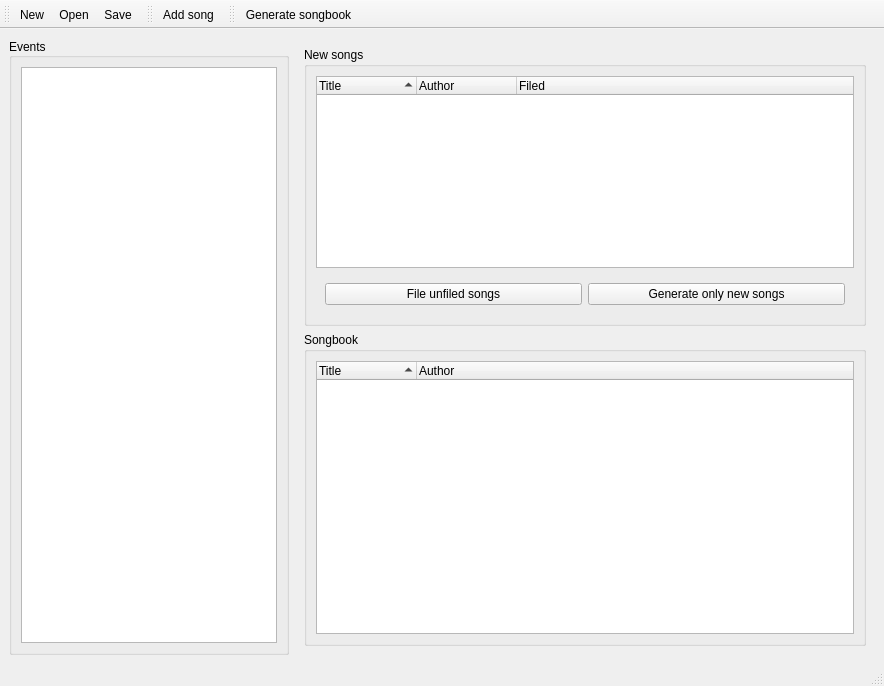
<?xml version="1.0" encoding="UTF-8"?>
<ui version="4.0">
 <class>MainWindow</class>
 <widget class="QMainWindow" name="MainWindow">
  <property name="geometry">
   <rect>
    <x>0</x>
    <y>0</y>
    <width>884</width>
    <height>686</height>
   </rect>
  </property>
  <property name="windowTitle">
   <string>MainWindow</string>
  </property>
  <widget class="QWidget" name="centralwidget">
   <layout class="QHBoxLayout" name="horizontalLayout" stretch="0,1">
    <item>
     <widget class="QGroupBox" name="groupBox">
      <property name="title">
       <string>Events</string>
      </property>
      <property name="alignment">
       <set>Qt::AlignLeading|Qt::AlignLeft|Qt::AlignVCenter</set>
      </property>
      <property name="flat">
       <bool>false</bool>
      </property>
      <property name="checkable">
       <bool>false</bool>
      </property>
      <layout class="QVBoxLayout" name="verticalLayout">
       <item>
        <widget class="QListWidget" name="listWidget">
         <property name="selectionMode">
          <enum>QAbstractItemView::MultiSelection</enum>
         </property>
        </widget>
       </item>
      </layout>
     </widget>
    </item>
    <item>
     <widget class="QWidget" name="widget" native="true">
      <layout class="QVBoxLayout" name="verticalLayout_2" stretch="0,1">
       <item>
        <widget class="QGroupBox" name="groupBox_2">
         <property name="title">
          <string>New songs</string>
         </property>
         <layout class="QVBoxLayout" name="verticalLayout_4">
          <item>
           <widget class="QTreeWidget" name="treeWidget_4">
            <property name="selectionMode">
             <enum>QAbstractItemView::NoSelection</enum>
            </property>
            <property name="headerHidden">
             <bool>false</bool>
            </property>
            <attribute name="headerCascadingSectionResizes">
             <bool>false</bool>
            </attribute>
            <attribute name="headerDefaultSectionSize">
             <number>100</number>
            </attribute>
            <attribute name="headerHighlightSections">
             <bool>false</bool>
            </attribute>
            <attribute name="headerShowSortIndicator" stdset="0">
             <bool>true</bool>
            </attribute>
            <attribute name="headerStretchLastSection">
             <bool>true</bool>
            </attribute>
            <column>
             <property name="text">
              <string>Title</string>
             </property>
            </column>
            <column>
             <property name="text">
              <string>Author</string>
             </property>
            </column>
            <column>
             <property name="text">
              <string>Filed</string>
             </property>
            </column>
           </widget>
          </item>
          <item>
           <widget class="QWidget" name="widget_2" native="true">
            <layout class="QHBoxLayout" name="horizontalLayout_2">
             <item>
              <widget class="QPushButton" name="pushButton_2">
               <property name="text">
                <string>File unfiled songs</string>
               </property>
              </widget>
             </item>
             <item>
              <widget class="QPushButton" name="pushButton">
               <property name="text">
                <string>Generate only new songs</string>
               </property>
              </widget>
             </item>
            </layout>
           </widget>
          </item>
         </layout>
        </widget>
       </item>
       <item>
        <widget class="QGroupBox" name="groupBox_3">
         <property name="title">
          <string>Songbook</string>
         </property>
         <layout class="QVBoxLayout" name="verticalLayout_3">
          <item>
           <widget class="QTreeWidget" name="treeWidget_3">
            <property name="selectionMode">
             <enum>QAbstractItemView::MultiSelection</enum>
            </property>
            <property name="headerHidden">
             <bool>false</bool>
            </property>
            <attribute name="headerCascadingSectionResizes">
             <bool>false</bool>
            </attribute>
            <attribute name="headerDefaultSectionSize">
             <number>100</number>
            </attribute>
            <attribute name="headerHighlightSections">
             <bool>false</bool>
            </attribute>
            <attribute name="headerShowSortIndicator" stdset="0">
             <bool>true</bool>
            </attribute>
            <attribute name="headerStretchLastSection">
             <bool>true</bool>
            </attribute>
            <column>
             <property name="text">
              <string>Title</string>
             </property>
            </column>
            <column>
             <property name="text">
              <string>Author</string>
             </property>
            </column>
           </widget>
          </item>
         </layout>
        </widget>
       </item>
      </layout>
     </widget>
    </item>
   </layout>
  </widget>
  <widget class="QMenuBar" name="menubar">
   <property name="geometry">
    <rect>
     <x>0</x>
     <y>0</y>
     <width>884</width>
     <height>19</height>
    </rect>
   </property>
  </widget>
  <widget class="QStatusBar" name="statusbar"/>
  <widget class="QToolBar" name="toolBar">
   <property name="windowTitle">
    <string>toolBar</string>
   </property>
   <attribute name="toolBarArea">
    <enum>TopToolBarArea</enum>
   </attribute>
   <attribute name="toolBarBreak">
    <bool>false</bool>
   </attribute>
   <addaction name="actionNew"/>
   <addaction name="actionOpen"/>
   <addaction name="actionSave"/>
  </widget>
  <widget class="QToolBar" name="toolBar_2">
   <property name="windowTitle">
    <string>toolBar_2</string>
   </property>
   <attribute name="toolBarArea">
    <enum>TopToolBarArea</enum>
   </attribute>
   <attribute name="toolBarBreak">
    <bool>false</bool>
   </attribute>
   <addaction name="actionAddsong"/>
  </widget>
  <widget class="QToolBar" name="toolBar_3">
   <property name="windowTitle">
    <string>toolBar_3</string>
   </property>
   <attribute name="toolBarArea">
    <enum>TopToolBarArea</enum>
   </attribute>
   <attribute name="toolBarBreak">
    <bool>false</bool>
   </attribute>
   <addaction name="actionGenerate_songbook"/>
  </widget>
  <action name="actionOpen">
   <property name="text">
    <string>Open</string>
   </property>
   <property name="toolTip">
    <string>Open existing songbook</string>
   </property>
  </action>
  <action name="actionNew">
   <property name="text">
    <string>New</string>
   </property>
   <property name="toolTip">
    <string>New songbook</string>
   </property>
  </action>
  <action name="actionSave">
   <property name="text">
    <string>Save</string>
   </property>
   <property name="toolTip">
    <string>Save current songbook</string>
   </property>
  </action>
  <action name="actionAddsong">
   <property name="text">
    <string>Add song</string>
   </property>
   <property name="toolTip">
    <string>Add new song to the songbook</string>
   </property>
  </action>
  <action name="actionGenerate_songbook">
   <property name="text">
    <string>Generate songbook</string>
   </property>
   <property name="toolTip">
    <string>Generate complete songbook</string>
   </property>
  </action>
 </widget>
 <resources/>
 <connections/>
</ui>
